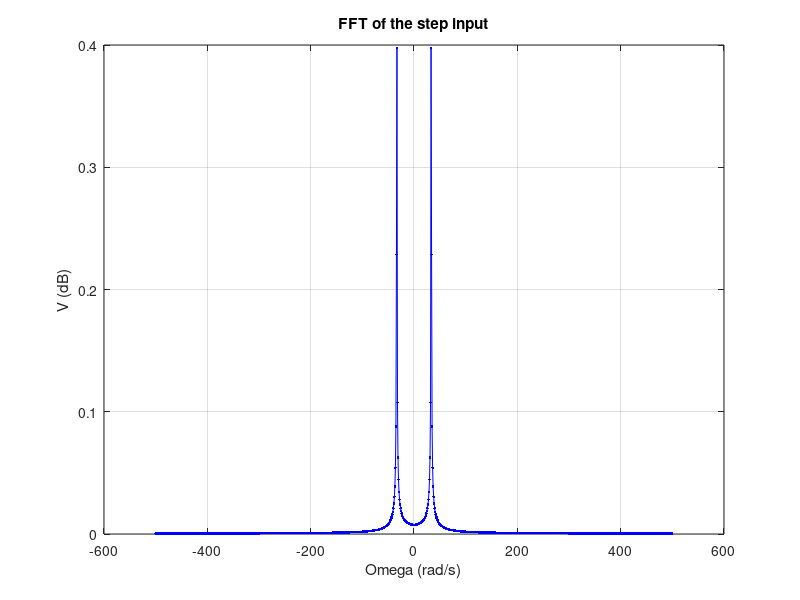

MATLAB code for this plot:
clear
close all

% Declare the input for a cos(2*pi*f*t)
n = 1000;
vecTime = linspace(0,1,n);
freq = 1/0.03;  % Hz
vecInputV = sin(2*pi*freq*vecTime);

Fs = n;
df = Fs/length(vecInputV);
vecFreq = -Fs/2:df:Fs/2-df;
fftVin = fftshift(fft(vecInputV))/n;
plot(vecFreq, abs(fftVin), "-b.")  % Plot the input fft
hold on 
title("FFT of the step input")
xlabel("Omega (rad/s)")
ylabel("V (dB)")
grid on


% vecOmega = wspace(vecTime);  % Create the omega vector
% fftVin = abs(fft(vecInputV))/n; % Input fft in dB
% plot(vecOmega, fftVin, "-b.")  % Plot the input fft
% hold on 
% title("FFT of the step input")
% xlabel("Omega (rad/s)")
% ylabel("V (dB)")
% grid on



% This function constructs a linearly-spaced vector of angular
% frequencies that correspond to the points in an FFT spectrum.
function w = wspace(t,nt)
% This function constructs a linearly-spaced vector of angular
% frequencies that correspond to the points in an FFT spectrum.
% The second half of the vector is aliased to negative
% frequencies.
%
% USAGE
%
% w = wspace(tv);
% w = wspace(t,nt);
%
% INPUT
%
% tv - vector of linearly-spaced time values
% t - scalar representing the periodicity of the time sequence
% nt - Number of points in time sequence
%      (should only be provided if first argument is scalar)
%
% OUTPUT
%
% w - vector of angular frequencies
%
% EXAMPLE
%
%   t = linspace(-10,10,2048)';   % set up time vector
%   x = exp(-t.^2);               % construct time sequence
%   w = wspace(t);                % construct w vector
%   Xhat = fft(x);                % calculate spectrum
%   plot(w,abs(Xhat))             % plot spectrum
%
% AUTHOR:  Thomas E. Murphy (tem@umd.edu)

if (nargin<2)
    nt = length(t);
    dt = t(2) - t(1);
    t = t(nt) - t(1) + dt;
end

if (nargin == 2)
    dt = t/nt;
end

w = 2*pi*(0:nt-1)'/t;
kv = find(w >= pi/dt);
w(kv) = w(kv) - 2*pi/dt;
end